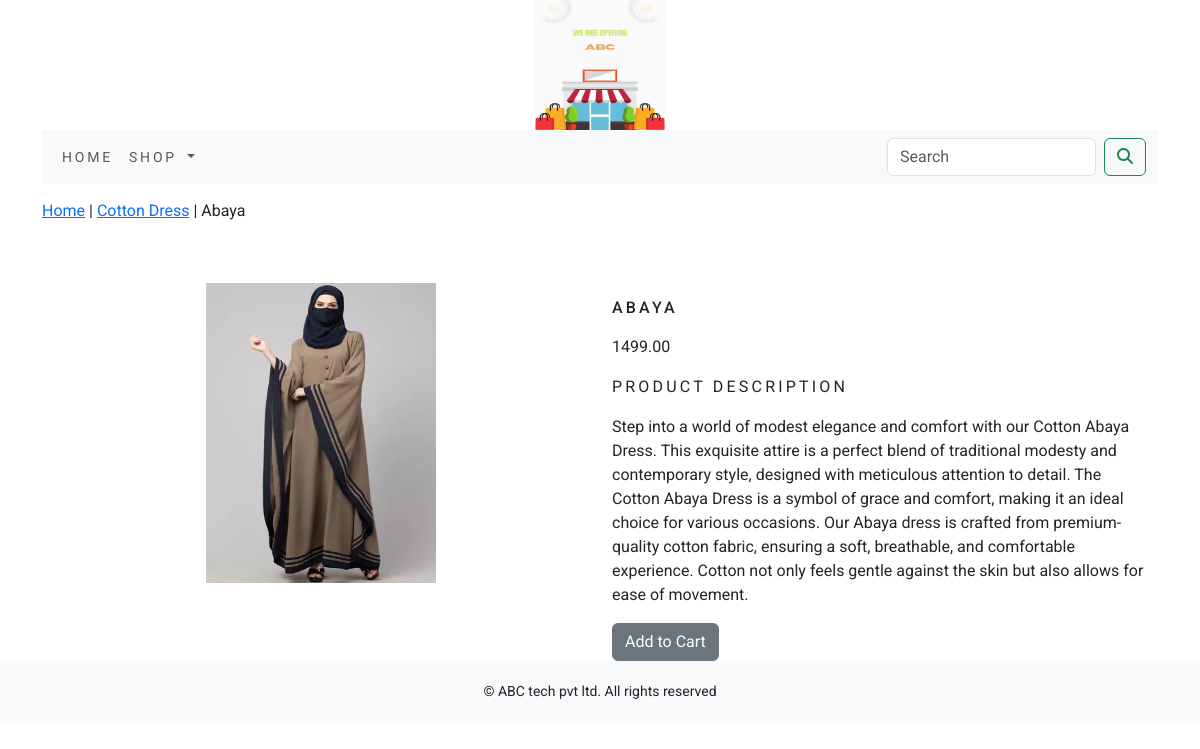
The app's page /shop/cotton-dress/abaya/ with its own data.
### shop/models.py (models this page shows, shortened)
class Product(models.Model):
    name=models.CharField(max_length=250,unique=True)
    slug=models.SlugField(max_length=250,unique=True)
    description=models.TextField(blank=True)
    price=models.DecimalField(max_digits=10,decimal_places=2)
    category=models.ForeignKey(Category,on_delete=models.CASCADE)
    image=models.ImageField(upload_to='product',blank=True)
    stock=models.IntegerField()
    available=models.BooleanField(default=True)
    created=models.DateTimeField(auto_now_add=True)
    updated=models.DateTimeField(auto_now=True)
    class Meta:
        ordering=('name',)
        verbose_name='product'
        verbose_name_plural='products'

class Category(models.Model):
    name=models.CharField(max_length=250,unique=True)
    slug=models.SlugField(max_length=250,unique=True)
    description=models.TextField(blank=True)
    image=models.ImageField(upload_to='category',blank=True)
    class Meta:
        ordering=('name',)
        verbose_name='category'
        verbose_name_plural='categories'
    def get_url(self):
        return reverse('shop:products_by_category',args=[self.slug])
    def __str__(self):
        return '{}'.format(self.name)

### shop/views.py (the view)
# urls.py: path('<slug:c_slug>/<slug:product_slug>/',views.proDetail,name='prodCatdetail'),
def proDetail(request, c_slug, product_slug):
    try:
        product = Product.objects.get(category__slug=c_slug, slug=product_slug)
    except Exception as e:
        raise e
    return render(request, 'product.html', {'product': product})

### cart/context_processors.py (called while the page is built)
def counter(request):
    item_count=0
    if 'admin' in request.path:
        return {}
    else:
        try:
            cart=Cart.objects.filter(cart_id=_cart_id(request))
            cart_items=CartItem.objects.all().filter(cart=cart[:1])
            for cart_item in cart_items:
                item_count += cart_item.quantity
        except Cart.DoesNotExist:
            item_count=0
        return dict(item_count=item_count)

### cart/views.py (called while the page is built)
def _cart_id(request):
    cart=request.session.session_key
    if not cart:
        cart=request.session.create()
    return cart

### shop/context_processors.py (called while the page is built)
def menu_links(request):
    links=Category.objects.all()
    return dict(links=links)

### templates/product.html (shortened to what this page needs)
{% extends 'base.html' %}
{% load static %}
{% block content %}
<div class="row my_prod_row_class">
    <div class="mx-auto">
        <p><a href="{% url 'shop:allProdCat' %}">Home</a> | <a href="{{product.category.get_url}}">{{product.category}}</a> | {{product.name}}</p>
    </div>
</div>
<div class="container">
    <br>
    <div class="row">
        <div class="col-12 col-sm-12 col-md-12 col-lg-6 text-center">
            <div style="min-width:18rem;">
                <img src="{{product.image.url}}" alt="{{product.name}}" width="230px;" height="300px;">
            </div>
        </div>
        <div class="col-12 col-sm-12 col-md-12 col-lg-6">
            <div>
                <h1 class="my_prod_title">{{product.name}}</h1>
                <p>{{product.price}}</p>
                <p class="my_title">Product Description</p>
                <p class="text-justify my_prod_text">{{product.description}}</p>
                {% if product.stock <= 0 %}
                <p class="text-justify my_prod_text"><b>Out of Stock</b></p>
                {% else %}
                <a class="btn btn-secondary" href="{% url 'cart:add_cart' product.id %}">Add to Cart</a>
                {% endif %}
            </div>
        </div>
    </div>
</div>
{% endblock %}

### static/css/custom.css (style rules this page uses)
body { font-family: 'Roboto', sans-serif; }
.my_title { font-size:16px; text-transform:uppercase; letter-spacing: .2em; }
.my_prod_row_class { padding-top:15px; padding-bottom:20px; }
.my_prod_title { font-size:16px; text-transform:uppercase; letter-spacing:.2em; padding-top:15px; padding-bottom:10px; }

### records on screen
Product: category "Cotton Dress", name "Abaya", image (picture), name "ABAYA", price "1499.00", description "Step into a world of modest elegance and comfort with our Cotton Abaya Dress. This exquisite attire is a perfect blend of traditional modesty and contemporary style, designed with meticulous attention to detail. The Cotton Abaya Dress is a symbol of grace and comfort, making it an ideal choice for various occasions. Our Abaya dress is crafted from premium-quality cotton fabric, ensuring a soft, breathable, and comfortable experience. Cotton not only feels gentle against the skin but also allows for ease of movement."
